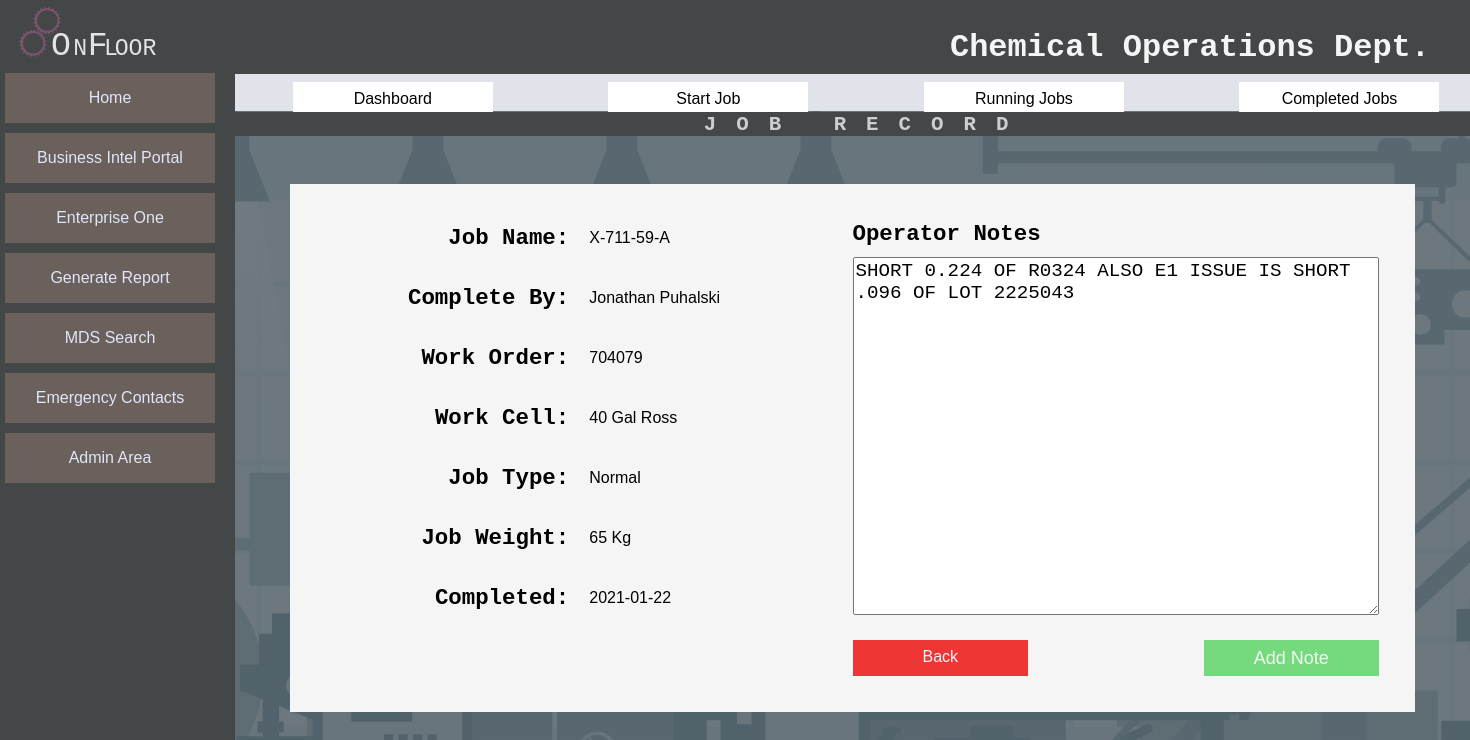
The page /job_record/919 on the database as committed earlier.
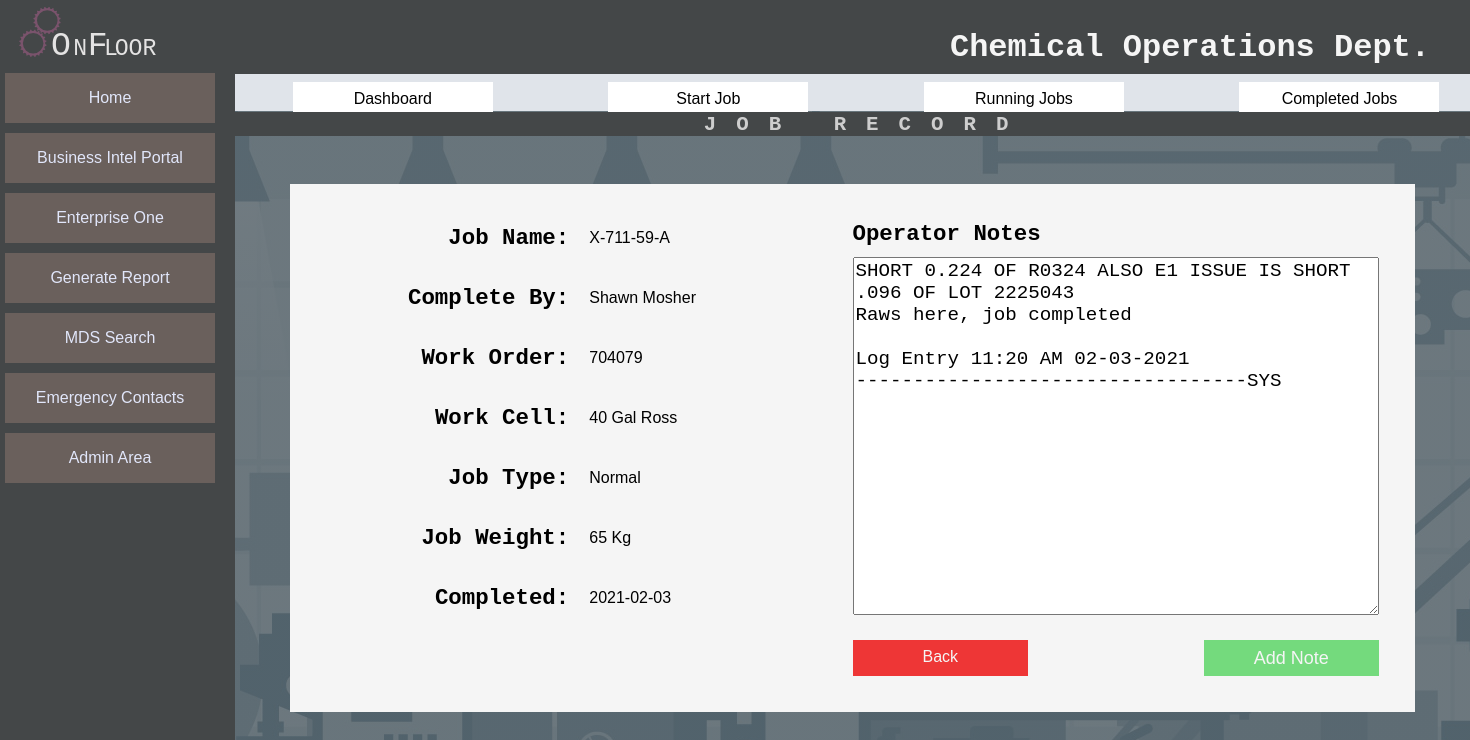
The same page on the database as committed later.
### tables this page shows
CREATE TABLE `Job_Record` (
	`Job_ID` INTEGER NOT NULL PRIMARY KEY AUTOINCREMENT,
	`Job` TEXT,
	`Work_Order` TEXT,
	`Job_Weight`  INTEGER NOT NULL,
	`Work_Cell`  INTEGER NOT NULL,
	`Job_Type`  INTEGER NOT NULL,
	`Job_Status` INTEGER NOT NULL,
	`Start_Time` TEXT,
	`Notes` TEXT,
	`In-Process_Testing` INEGER,
	`Pre_Adjustment` INTEGER,
	`End_Time` TEXT,
	`Total_Operations` INTEGER,
	`Start_Date` TEXT,
	`End_Date` TEXT,
	`Last_Operation` INTEGER
);

CREATE TABLE `Work_Cells` (
	`Cell_ID` INTEGER NOT NULL PRIMARY KEY AUTOINCREMENT,
	`Cell` TEXT
);

CREATE TABLE `Job_Categories` (
	`Type_ID` INTEGER NOT NULL PRIMARY KEY AUTOINCREMENT,
	`Type` TEXT);

### app.py (the view)
@app.route("/job_record/<jobID>", methods=["GET", "POST"])
def viewComplete(jobID):
    page = "JOB RECORD"
    oplist = DB.getActiveOperators()
    typeList = DB.getJobType()
    workcellList = DB.getWorkCells()
    result = DB.setUpdateForm(jobID)
    endDate = result[0][15]
    endDate = endDate[0:10]
    job = {
    'job ID': result[0][0],
    'job name': result[0][1],
    'work order': result[0][2],
    'cell': result[0][3],
    'cell ID': result[0][4],
    'status': result[0][5],
    'status ID': result[0][6],
     'type': result[0][7],
    'type ID': result[0][8],
    'weight': result[0][9],
    'activity ID' : result[0][10],
    'operator': result[0][11],
    'operator ID': result[0][12],
    'last op': result[0][13],
    'notes': result[0][14],
    'last activity': endDate
    }
    if request.method == 'POST':
        now = datetime.now()
        time = now.strftime('%I:%M %p')
        date = now.strftime('%Y-%m-%d')
        dbNotes = job['notes']
        pageNotes = request.form['notes']
        if(util.textHasChanged(dbNotes,pageNotes)):
            alias = "SYS"
            notes = pageNotes
            addNote = util.appendTimeStamp(alias,notes)
        else:
            addNote = dbNotes
        details = {
                'jobID': job['job ID'],
                'notes' : addNote
                }
        DB.updateJobNotes(details)
        return redirect(url_for('completedJobs'))
    else:
        return render_template('job_record.html',job=job, oplist=oplist, page=page)
    return render_template('job_record.html',job=job, oplist=oplist, page=page)

### data/DB.py (called while the page is built)
def make_connection():
    connection_String = "C:\\Users\\stephenb\\Desktop\\project x\\data\\JT_DATA.db" #work
    return sqlite3.connect(connection_String)

def end_connection(conn):
    conn.close()

def getActiveOperators():
    conn = make_connection()
    c = conn.cursor()
    SQL = Q.SelectActiveOperators()
    c.execute(SQL)
    items = c.fetchall()
    end_connection(conn)
    return items

def getWorkCells():
    conn = make_connection()
    c = conn.cursor()
    SQL = Q.SelectWorkCells()
    c.execute(SQL)
    items = c.fetchall()
    end_connection(conn)
    return items

def getJobType():
    conn = make_connection()
    c = conn.cursor()
    SQL = Q.SelectJobType()
    c.execute(SQL)
    items = c.fetchall()
    end_connection(conn)
    return items

def setUpdateForm(JobID):
    conn = make_connection()
    c = conn.cursor()
    SQL = Q.SelectJobToUpdate(JobID)
    c.execute(SQL)
    items = c.fetchall()
    end_connection(conn)
    return items

### data/SQL.py (called while the page is built)
def SelectJobType():
    SQL = "SELECT jc.Type_ID, jc.Type FROM Job_Categories jc; "
    return SQL

def SelectWorkCells():
    SQL = "SELECT wc.Cell_ID, wc.Cell FROM Work_Cells wc; "
    return SQL

def SelectActiveOperators():
    SQL = "SELECT o.Operator_ID, o.First_Name || ' ' || o.Last_Name AS [Name], ds.Shift, os.Status "
    SQL += "FROM Operators o "
    SQL += "JOIN Dept_Shifts ds ON ds.Shift_ID = o.Shift "
    SQL += "JOIN Operator_Status os ON os.Status_ID = o.Status "
    SQL += "WHERE os.Status NOT IN ('Inactive') "
    SQL += "ORDER BY ds.Shift, [Name]"
    return SQL

### templates/job_record.html
{% extends "layout.html"%}
    {% block body%}
         <form class="content-row-record-view" action="" method="POST">
            <p class="record-label">Job Name:</p>
            <p class="record-label">Complete By:</p>
            <p class="record-label">Work Order:</p>
            <p class="record-label">Work Cell:</p>
            <p class="record-label">Job Type:</p>
            <p class="record-label">Job Weight:</p>
            <p class="record-label">Completed:</p>
            <p class="record-value">{{job['job name']}}</p>
            <p class="record-value">{{job['operator']}}</p>
            <p class="record-value">{{job['work order']}}</p>
            <p class="record-value">{{job['cell']}}</p>
            <p class="record-value">{{job['type']}}</p>
            <p class="record-value">{{job['weight']}} Kg</p>
            <p class="record-value">{{job['last activity']}}</p>
        <div class="note-wrap-record-view">
            <label>Operator Notes</label>
            <textarea class="notes" name ='notes' autocomplete="off">{{job['notes']}}</textarea>
        </div>
        <input id="record-submit"class="submit" type="submit" name="add_note" value="Add Note">
        <div class="record-nav_btn"><a href="/completed_jobs">Back</a></div>
    </form>
      {% endblock %}

### templates/layout.html (shortened to what this page needs)
<!DOCTYPE HTML>
<html lang="en">
<head>
   <link rel= "stylesheet" type= "text/css" href="{{ url_for('static', filename='style.css')}}"/>
</head>
<body>
   <div class="site-container">
     {% include 'header.html' %}
     {% include 'side_bar.html' %}
     {% include 'top_nav.html' %}
     {% include 'page_title.html' %}
      <div class="_content">
      {% block body%}
      {% endblock%}
      </div>
   </div>
</body>
</html>

### templates/header.html
<div class="_header">
  <div class="header-logo">
     <img src="../static/images/OnFloorLogo.svg" alt="logo">
  </div>
  <div class="header-title">
     <h1 class="courier heading">Chemical Operations Dept.</h1>
  </div>
</div>

### templates/side_bar.html
<div class="_side-bar-menu">
    <div class="_nav">
       <div class="nav_btn"><a href="/">Home</a></div>
       <div class="nav_btn"><a href="http://dmxreporting/ChemOps/Dashboard" target="_blank">Business Intel Portal</a></div>
       <div class="nav_btn"><a href="http://e1usa/" target="_blank">Enterprise One</a></div>
       <div class="nav_btn"><a a href="/report">Generate Report</a></div>
       <div class="nav_btn"><a>MDS Search</a></div>
       <div class="nav_btn"><a>Emergency Contacts</a></div>
       <div class="nav_btn"><a>Admin Area</a></div>
   </div>
</div>

### templates/top_nav.html
        <div class="_top-nav">
          <div class="top-nav-link">
            {% if page == 'THE DASHBOARD'  %}
              <a class= "tab-active" id="dash-tab" href="/">Dashboard</a>
            {% else %}
             <a class= "" id="dash-tab" href="/">Dashboard</a>
            {% endif %}
          </div>
          <div class="top-nav-link">
            {% if page == 'START A NEW JOB'  %}
              <a class= "tab-active" id="startJob-tab" href="/new_job">Start Job</a>
            {% else %}
              <a id="startJob-tab" href="/new_job">Start Job</a>
            {% endif %}
          </div>
          <div class="top-nav-link">
            {% if page == 'WORK IN PROCESS'  %}
              <a class= "tab-active" id="runnngJobs-tab" href="/runningjobs">Running Jobs</a>
            {% else %}
              <a id="runnngJobs-tab" href="/runningjobs">Running Jobs</a>
            {% endif %}
          </div>
          <div class="top-nav-link">
            {% if page == 'THESE JOBS ARE DONE'  %}
              <a class= "tab-active" id="completedJobs-tab" href="/completed_jobs">Completed Jobs</a>
            {% else %}
              <a id="completedJobs-tab" href="/completed_jobs">Completed Jobs</a>
            {% endif %}
          </div>
        </div>

### templates/page_title.html
<div class="page-title">
    <h2>{{page}}</h2>
</div>

Rows that differ between the two databases and show on the page:
changed Job_Record: notes "SHORT 0.224 OF R0324 ALSO E1 ISSUE IS SHORT .096 OF LOT 2225043" → "SHORT 0.224 OF R0324 ALSO E1 ISSUE IS SHORT .096 OF LOT 2225043 Raws here, job completed Log Entry 11:20 AM 02-03-2021 ----------------------------------SYS"
Other text that changed with them:
{{ job['operator'] }}: "Jonathan Puhalski" → "Shawn Mosher"
{{ job['last activity'] }}: "2021-01-22" → "2021-02-03"
